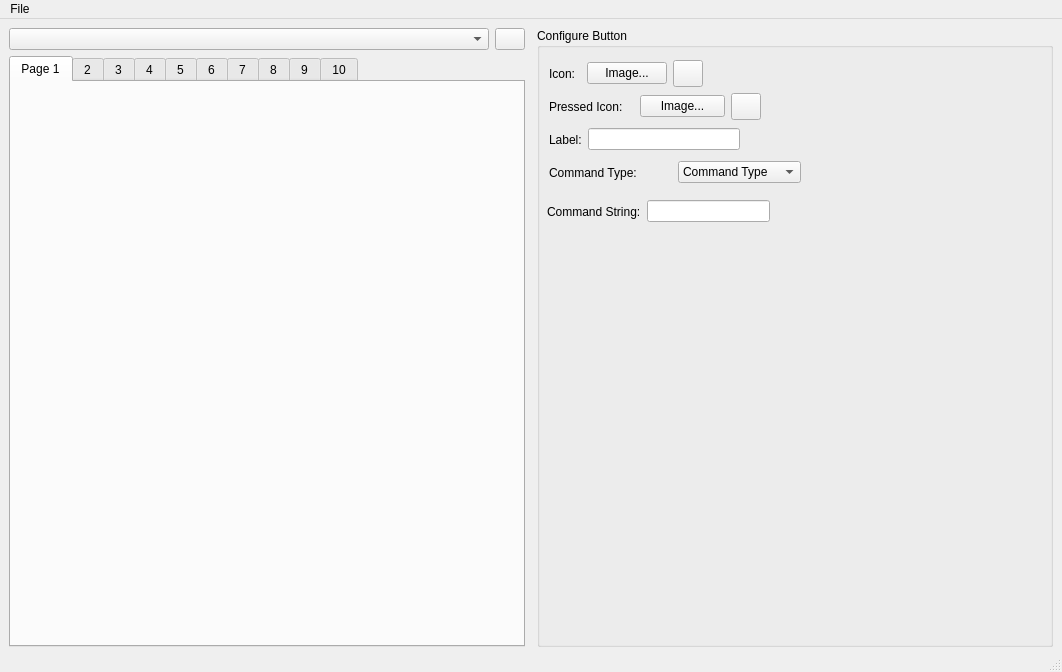
<?xml version="1.0" encoding="UTF-8"?>
<ui version="4.0">
 <class>MainWindow</class>
 <widget class="QMainWindow" name="MainWindow">
  <property name="geometry">
   <rect>
    <x>0</x>
    <y>0</y>
    <width>1062</width>
    <height>672</height>
   </rect>
  </property>
  <property name="windowTitle">
   <string>Stream Deck UI</string>
  </property>
  <widget class="QWidget" name="centralwidget">
   <property name="autoFillBackground">
    <bool>false</bool>
   </property>
   <layout class="QVBoxLayout" name="verticalLayout_2">
    <property name="spacing">
     <number>6</number>
    </property>
    <property name="leftMargin">
     <number>9</number>
    </property>
    <property name="bottomMargin">
     <number>3</number>
    </property>
    <item>
     <layout class="QHBoxLayout" name="main_horizontalLayout">
      <property name="spacing">
       <number>12</number>
      </property>
      <property name="leftMargin">
       <number>0</number>
      </property>
      <property name="topMargin">
       <number>0</number>
      </property>
      <property name="rightMargin">
       <number>0</number>
      </property>
      <property name="bottomMargin">
       <number>0</number>
      </property>
      <item>
       <layout class="QVBoxLayout" name="left_verticalLayout" stretch="0,1">
        <property name="spacing">
         <number>6</number>
        </property>
        <property name="sizeConstraint">
         <enum>QLayout::SetDefaultConstraint</enum>
        </property>
        <property name="topMargin">
         <number>0</number>
        </property>
        <item>
         <layout class="QHBoxLayout" name="deviceSettings_horizontalLayout">
          <property name="leftMargin">
           <number>0</number>
          </property>
          <property name="topMargin">
           <number>0</number>
          </property>
          <property name="rightMargin">
           <number>0</number>
          </property>
          <property name="bottomMargin">
           <number>0</number>
          </property>
          <item>
           <widget class="QComboBox" name="device_list">
            <property name="minimumSize">
             <size>
              <width>400</width>
              <height>0</height>
             </size>
            </property>
           </widget>
          </item>
          <item>
           <widget class="QPushButton" name="settingsButton">
            <property name="sizePolicy">
             <sizepolicy hsizetype="Minimum" vsizetype="Expanding">
              <horstretch>0</horstretch>
              <verstretch>0</verstretch>
             </sizepolicy>
            </property>
            <property name="minimumSize">
             <size>
              <width>0</width>
              <height>0</height>
             </size>
            </property>
            <property name="maximumSize">
             <size>
              <width>30</width>
              <height>16777215</height>
             </size>
            </property>
            <property name="text">
             <string/>
            </property>
            <property name="icon">
             <iconset resource="resources.qrc">
              <normaloff>:/icons/icons/gear.png</normaloff>:/icons/icons/gear.png</iconset>
            </property>
           </widget>
          </item>
         </layout>
        </item>
        <item>
         <widget class="QTabWidget" name="pages">
          <property name="sizePolicy">
           <sizepolicy hsizetype="Preferred" vsizetype="Preferred">
            <horstretch>0</horstretch>
            <verstretch>0</verstretch>
           </sizepolicy>
          </property>
          <property name="autoFillBackground">
           <bool>false</bool>
          </property>
          <property name="styleSheet">
           <string notr="true">b</string>
          </property>
          <property name="currentIndex">
           <number>0</number>
          </property>
          <widget class="QWidget" name="page_1">
           <attribute name="title">
            <string>Page 1</string>
           </attribute>
           <layout class="QGridLayout" name="gridLayout_2"/>
          </widget>
          <widget class="QWidget" name="page_2">
           <attribute name="title">
            <string>2</string>
           </attribute>
           <layout class="QGridLayout" name="gridLayout_3"/>
          </widget>
          <widget class="QWidget" name="page_3">
           <attribute name="title">
            <string>3</string>
           </attribute>
           <layout class="QGridLayout" name="gridLayout_11"/>
          </widget>
          <widget class="QWidget" name="page_4">
           <attribute name="title">
            <string>4</string>
           </attribute>
           <layout class="QGridLayout" name="gridLayout_10"/>
          </widget>
          <widget class="QWidget" name="page_5">
           <attribute name="title">
            <string>5</string>
           </attribute>
           <layout class="QGridLayout" name="gridLayout_9"/>
          </widget>
          <widget class="QWidget" name="page_6">
           <attribute name="title">
            <string>6</string>
           </attribute>
           <layout class="QGridLayout" name="gridLayout_8"/>
          </widget>
          <widget class="QWidget" name="page_7">
           <attribute name="title">
            <string>7</string>
           </attribute>
           <layout class="QGridLayout" name="gridLayout_7"/>
          </widget>
          <widget class="QWidget" name="page_8">
           <attribute name="title">
            <string>8</string>
           </attribute>
           <layout class="QGridLayout" name="gridLayout_6"/>
          </widget>
          <widget class="QWidget" name="page_9">
           <attribute name="title">
            <string>9</string>
           </attribute>
           <layout class="QGridLayout" name="gridLayout_5"/>
          </widget>
          <widget class="QWidget" name="tab_10">
           <attribute name="title">
            <string>10</string>
           </attribute>
           <layout class="QGridLayout" name="gridLayout_4"/>
          </widget>
         </widget>
        </item>
       </layout>
      </item>
      <item>
       <layout class="QHBoxLayout" name="right_horizontalLayout">
        <item>
         <widget class="QGroupBox" name="groupBox">
          <property name="minimumSize">
           <size>
            <width>250</width>
            <height>0</height>
           </size>
          </property>
          <property name="title">
           <string>Configure Button</string>
          </property>
          <widget class="QWidget" name="layoutWidget">
           <property name="geometry">
            <rect>
             <x>12</x>
             <y>65</y>
             <width>212</width>
             <height>27</height>
            </rect>
           </property>
           <layout class="QHBoxLayout" name="horizontalLayout_3">
            <property name="spacing">
             <number>6</number>
            </property>
            <item>
             <widget class="QLabel" name="label_9">
              <property name="text">
               <string>Pressed Icon:</string>
              </property>
             </widget>
            </item>
            <item>
             <widget class="QPushButton" name="imageButton_2">
              <property name="text">
               <string>Image...</string>
              </property>
             </widget>
            </item>
            <item>
             <widget class="QPushButton" name="removeButton_2">
              <property name="sizePolicy">
               <sizepolicy hsizetype="Minimum" vsizetype="Minimum">
                <horstretch>0</horstretch>
                <verstretch>0</verstretch>
               </sizepolicy>
              </property>
              <property name="maximumSize">
               <size>
                <width>30</width>
                <height>16777215</height>
               </size>
              </property>
              <property name="toolTip">
               <string>Remove the image from the button</string>
              </property>
              <property name="text">
               <string/>
              </property>
              <property name="icon">
               <iconset resource="resources.qrc">
                <normaloff>:/icons/icons/cross.png</normaloff>:/icons/icons/cross.png</iconset>
              </property>
             </widget>
            </item>
           </layout>
          </widget>
          <widget class="QWidget" name="horizontalLayoutWidget">
           <property name="geometry">
            <rect>
             <x>12</x>
             <y>98</y>
             <width>191</width>
             <height>27</height>
            </rect>
           </property>
           <layout class="QHBoxLayout" name="horizontalLayout">
            <item>
             <widget class="QLabel" name="label_2">
              <property name="text">
               <string>Label:</string>
              </property>
             </widget>
            </item>
            <item>
             <widget class="QLineEdit" name="text"/>
            </item>
           </layout>
          </widget>
          <widget class="QWidget" name="horizontalLayoutWidget_2">
           <property name="geometry">
            <rect>
             <x>12</x>
             <y>131</y>
             <width>252</width>
             <height>27</height>
            </rect>
           </property>
           <layout class="QHBoxLayout" name="horizontalLayout_4">
            <item>
             <widget class="QLabel" name="label_3">
              <property name="text">
               <string>Command Type:</string>
              </property>
             </widget>
            </item>
            <item>
             <widget class="QComboBox" name="command_type">
              <item>
               <property name="text">
                <string>Command Type</string>
               </property>
              </item>
              <item>
               <property name="text">
                <string>OSC</string>
               </property>
              </item>
              <item>
               <property name="text">
                <string>MIDI</string>
               </property>
              </item>
              <item>
               <property name="text">
                <string>MQTT</string>
               </property>
              </item>
              <item>
               <property name="text">
                <string>Page</string>
               </property>
              </item>
              <item>
               <property name="text">
                <string>Text</string>
               </property>
              </item>
              <item>
               <property name="text">
                <string>Set Brightness</string>
               </property>
              </item>
              <item>
               <property name="text">
                <string>Keystroke</string>
               </property>
              </item>
              <item>
               <property name="text">
                <string>Command</string>
               </property>
              </item>
             </widget>
            </item>
           </layout>
          </widget>
          <widget class="QWidget" name="horizontalLayoutWidget_8">
           <property name="geometry">
            <rect>
             <x>10</x>
             <y>170</y>
             <width>223</width>
             <height>27</height>
            </rect>
           </property>
           <layout class="QHBoxLayout" name="horizontalLayout_10">
            <item>
             <widget class="QLabel" name="label_10">
              <property name="text">
               <string>Command String:</string>
              </property>
             </widget>
            </item>
            <item>
             <widget class="QLineEdit" name="command_string"/>
            </item>
           </layout>
          </widget>
          <widget class="QWidget" name="">
           <property name="geometry">
            <rect>
             <x>12</x>
             <y>32</y>
             <width>154</width>
             <height>27</height>
            </rect>
           </property>
           <layout class="QHBoxLayout" name="horizontalLayout_2">
            <property name="spacing">
             <number>6</number>
            </property>
            <item>
             <widget class="QLabel" name="label">
              <property name="text">
               <string>Icon:</string>
              </property>
             </widget>
            </item>
            <item>
             <widget class="QPushButton" name="imageButton">
              <property name="text">
               <string>Image...</string>
              </property>
             </widget>
            </item>
            <item>
             <widget class="QPushButton" name="removeButton">
              <property name="sizePolicy">
               <sizepolicy hsizetype="Minimum" vsizetype="Minimum">
                <horstretch>0</horstretch>
                <verstretch>0</verstretch>
               </sizepolicy>
              </property>
              <property name="maximumSize">
               <size>
                <width>30</width>
                <height>16777215</height>
               </size>
              </property>
              <property name="toolTip">
               <string>Remove the image from the button</string>
              </property>
              <property name="text">
               <string/>
              </property>
              <property name="icon">
               <iconset resource="resources.qrc">
                <normaloff>:/icons/icons/cross.png</normaloff>:/icons/icons/cross.png</iconset>
              </property>
             </widget>
            </item>
           </layout>
          </widget>
         </widget>
        </item>
       </layout>
      </item>
     </layout>
    </item>
   </layout>
  </widget>
  <widget class="QMenuBar" name="menubar">
   <property name="geometry">
    <rect>
     <x>0</x>
     <y>0</y>
     <width>1062</width>
     <height>22</height>
    </rect>
   </property>
   <widget class="QMenu" name="menuFile">
    <property name="title">
     <string>File</string>
    </property>
    <addaction name="actionImport"/>
    <addaction name="actionExport"/>
    <addaction name="separator"/>
    <addaction name="actionExit"/>
   </widget>
   <addaction name="menuFile"/>
  </widget>
  <widget class="QStatusBar" name="statusbar"/>
  <action name="actionImport">
   <property name="text">
    <string>Import</string>
   </property>
  </action>
  <action name="actionExport">
   <property name="text">
    <string>Export</string>
   </property>
  </action>
  <action name="actionExit">
   <property name="text">
    <string>E&amp;xit</string>
   </property>
   <property name="shortcut">
    <string>Ctrl+X</string>
   </property>
  </action>
 </widget>
 <resources>
  <include location="resources.qrc"/>
 </resources>
 <connections/>
</ui>
